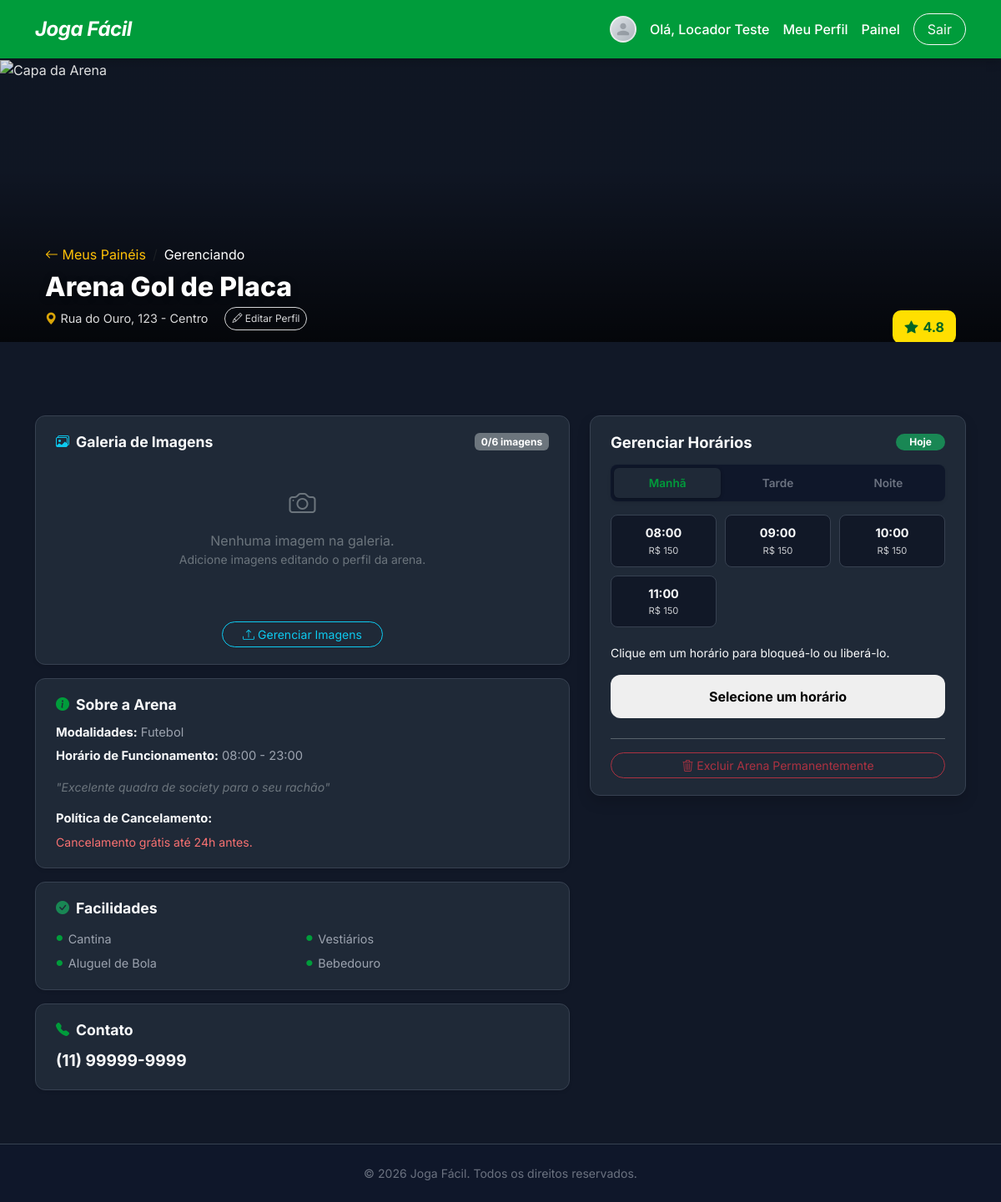
The app's page /pages/dashboardLocador.php?arena_id=1 (signed in) with its own data.
### tables this page shows
CREATE TABLE IF NOT EXISTS quadras (
    id          INT AUTO_INCREMENT PRIMARY KEY,
    nome        VARCHAR(100) NOT NULL,
    endereco    VARCHAR(255) NOT NULL,
    imagem      VARCHAR(255) DEFAULT NULL,
    locador_id  INT NOT NULL,
    cnpj        VARCHAR(14) DEFAULT NULL,
    status      ENUM('pendente', 'ativo', 'inativo', 'manutencao', 'rejeitado') NOT NULL DEFAULT 'pendente',
    descricao   TEXT DEFAULT NULL,
    facilidades TEXT DEFAULT NULL,
    modalidades VARCHAR(255) DEFAULT 'Futebol',
    funcionamento VARCHAR(100) DEFAULT '08:00 - 23:00',
    cancelamento_horas INT DEFAULT 24,
    telefone    VARCHAR(20) DEFAULT NULL,
    created_at  TIMESTAMP DEFAULT CURRENT_TIMESTAMP,
    FOREIGN KEY (locador_id) REFERENCES usuarios(id) ON DELETE CASCADE
);

### crud/readQuadras.php (called while the page is built, shortened)
<?php
function getQuadraByIdAndLocador(int $arenaId, int $locadorId): ?array {
    $pdo = getDbConnection();
    $stmt = $pdo->prepare("SELECT * FROM quadras WHERE id = :arenaId AND locador_id = :locadorId LIMIT 1");
    $stmt->execute(['arenaId' => $arenaId, 'locadorId' => $locadorId]);
    return $stmt->fetch(PDO::FETCH_ASSOC) ?: null;
}

### crud/readImagensQuadra.php (called while the page is built, shortened)
<?php
function getImagensByQuadraId(int $quadraId): array {
    $pdo = getDbConnection();
    $stmt = $pdo->prepare("SELECT * FROM quadra_imagens WHERE quadra_id = :quadraId ORDER BY ordem ASC, created_at ASC");
    $stmt->execute(['quadraId' => $quadraId]);
    return $stmt->fetchAll(PDO::FETCH_ASSOC);
}

### utils/timeSlotGenerator.php (called while the page is built)
<?php
function generateRelativeTimeSlots(string $operatingHours): array {
    $timeSlots = ['Manhã' => [], 'Tarde' => [], 'Noite' => []];
    if (!preg_match('/(\d{1,2}:\d{2})\s*-\s*(\d{1,2}:\d{2})/', $operatingHours, $matches)) {
        $startHour = 8;
        $endHour   = 22;
    } else {
        $startHour = (int)explode(':', $matches[1])[0];
        $endHour   = (int)explode(':', $matches[2])[0];
    }
    for ($hour = $startHour; $hour < $endHour; $hour++) {
        $hourLabel = sprintf('%02d:00', $hour);
        if ($hour < 12) {
            $timeSlots['Manhã'][] = $hourLabel;
        } elseif ($hour < 18) {
            $timeSlots['Tarde'][] = $hourLabel;
        } else {
            $timeSlots['Noite'][] = $hourLabel;
        }
    }
    return $timeSlots;
}

### pages/partials/locadorArenaDetail.php (the view, shortened to what this page needs)
<?php
$facilidades = json_decode($quadra['facilidades'], true) ?: [];
?>
<section class="arenaDetailHero">
    <?php
        $capaSrc = 'https://images.unsplash.com/photo-1518605368461-1ee7e1635338?q=80&w=2000';
    ?>
    <img src="<?= $capaSrc ?>" alt="Capa da Arena" class="arenaDetailHeroImg">
    <div class="arenaDetailHeroOverlay"></div>
    <div class="container position-relative h-100">
        <div class="arenaDetailHeroMeta">
            <nav aria-label="breadcrumb" class="mb-2">
                <ol class="breadcrumb mb-0">
                    <li class="breadcrumb-item"><a href="dashboardLocador.php" class="text-warning text-decoration-none"><i class="bi bi-arrow-left"></i> Meus Painéis</a></li>
                    <li class="breadcrumb-item active text-white" aria-current="page">Gerenciando</li>
                </ol>
            </nav>
            <h1 class="arenaDetailHeroName"><?= htmlspecialchars($quadra['nome']) ?></h1>
            <p class="arenaDetailHeroAddr">
                <i class="bi bi-geo-alt-fill text-warning"></i> <?= htmlspecialchars($quadra['endereco']) ?>
                <?php if (empty($isGerente)): ?>
                    <button class="btn btn-sm btn-outline-light ms-3 rounded-pill" data-bs-toggle="modal" data-bs-target="#modalEditarArena" style="font-size: 0.75rem;"><i class="bi bi-pencil"></i> Editar Perfil</button>
                <?php endif; ?>
            </p>
        </div>
        <div class="arenaDetailRating shadow-sm">
            <i class="bi bi-star-fill"></i> 4.8
        </div>
    </div>
</section>
<section class="container py-5 contentSection">
    <div class="row g-4">
        <div class="col-lg-7">
            <?php if (empty($isGerente)): ?>
            <div class="arena-image-manager shadow-sm">
                <div class="d-flex justify-content-between align-items-center mb-3">
                    <h5 class="detailInfoCardTitle m-0">
                        <i class="bi bi-images cardTitleIcon text-info"></i> Galeria de Imagens
                    </h5>
                    <span class="badge bg-secondary"><?= count($arenaImagens) ?>/6 imagens</span>
                </div>
                <?php if (empty($arenaImagens)): ?>
                    <div class="text-center py-4 text-secondary">
                        <i class="bi bi-camera" style="font-size: 2rem;"></i>
                        <p class="mt-2 mb-0">Nenhuma imagem na galeria.</p>
                        <p class="small">Adicione imagens editando o perfil da arena.</p>
                    </div>
                <?php endif; ?>
                <div class="mt-4 text-center">
                    <button class="btn btn-outline-info btn-sm rounded-pill px-4" data-bs-toggle="modal" data-bs-target="#modalEditarArena">
                        <i class="bi bi-upload"></i> Gerenciar Imagens
                    </button>
                </div>
            </div>
            <?php endif; ?>
            <div class="detailInfoCard shadow-sm">
                <h5 class="detailInfoCardTitle">
                    <i class="bi bi-info-circle-fill cardTitleIcon"></i> Sobre a Arena
                </h5>
                <div class="detailInfoRow">
                    <strong>Modalidades:</strong> <?= htmlspecialchars($quadra['modalidades'] ?? 'Não informado') ?>
                </div>
                <div class="detailInfoRow">
                    <strong>Horário de Funcionamento:</strong> <?= htmlspecialchars($quadra['funcionamento'] ?? 'Não informado') ?>
                </div>
                <?php if (!empty($quadra['descricao'])): ?>
                    <div class="detailInfoRow mt-3 text-secondary" style="font-size: 0.88rem; font-style: italic;">
                        "<?= nl2br(htmlspecialchars($quadra['descricao'])) ?>"
                    </div>
                <?php endif; ?>
                <div class="detailInfoRow mt-3">
                    <strong>Política de Cancelamento:</strong>
                </div>
                <div class="detailCancelText">
                    Cancelamento grátis até <?= htmlspecialchars($quadra['cancelamento_horas']) ?>h antes.
                </div>
            </div>
            <div class="detailInfoCard shadow-sm">
                <h5 class="detailInfoCardTitle">
                    <i class="bi bi-check-circle-fill cardTitleIcon text-success"></i> Facilidades
                </h5>
                <ul class="facilidadesList mt-3">
                    <?php if (empty($facilidades)): ?>
                        <li class="facilidadesItem">Nenhuma facilidade cadastrada</li>
                    <?php else: ?>
                        <?php foreach ($facilidades as $facilidadeItem): ?>
                            <li class="facilidadesItem"><?= htmlspecialchars($facilidadeItem) ?></li>
                        <?php endforeach; ?>
                    <?php endif; ?>
                </ul>
            </div>
            <div class="detailInfoCard shadow-sm">
                <h5 class="detailInfoCardTitle">
                    <i class="bi bi-telephone-fill cardTitleIcon"></i> Contato
                </h5>
                <div class="detailPhone">
                    <?= htmlspecialchars($quadra['telefone'] ?? 'Não informado') ?>
                </div>
            </div>
        </div>
        <div class="col-lg-5">
            <div class="bookingWidget shadow">
                <div class="d-flex justify-content-between align-items-center mb-3">
                    <h4 class="bookingWidgetTitle m-0">Gerenciar Horários</h4>
                    <span class="badge bg-success rounded-pill px-3">Hoje</span>
                </div>
                <div class="periodTabsWrapper shadow-sm">
                    <button class="periodTab active" onclick="selecionarAba('Manhã')">Manhã</button>
                    <button class="periodTab" onclick="selecionarAba('Tarde')">Tarde</button>
                    <button class="periodTab" onclick="selecionarAba('Noite')">Noite</button>
                </div>
                <div class="slotsGrid" id="slotsContainer" data-horarios='<?= json_encode($selectableTimeSlots) ?>'></div>
                <p class="small mt-2 mb-3">Clique em um horário para bloqueá-lo ou liberá-lo.</p>
                <button class="bookingConfirmBtn" id="btnSalvarEstado">Selecione um horário</button>
                <?php if (empty($isGerente)): ?>
                    <div class="mt-4 pt-3 border-top border-secondary opacity-75">
                        <button class="btn btn-sm btn-outline-danger w-100 rounded-pill" data-bs-toggle="modal" data-bs-target="#modalExcluirArena">
                            <i class="bi bi-trash3"></i> Excluir Arena Permanentemente
                        </button>
                    </div>
                <?php endif; ?>
            </div>
        </div>
    </div>
</section>

### assets/css/components/tokens.css (style rules this page uses)
:root { --verdeBandeira: #009c3b; --verdeEscuro: #006425; --amareloOuro: #FFDF00; --amareloClaro: #FFEE66; --bgMain: #111827; --bgCard: #1f2937; --bgCardBorder: #374151; --bgSection: #0f172a; --textPrimary: #f9fafb; --textSecondary: #9ca3af; --textMuted: #6b7280; --radiusSm: 8px; --radiusMd: 12px; --radiusLg: 16px; --radiusXl: 24px; --shadowCard: 0 4px 20px rgba(0, 0, 0, 0.35); --transition: all 0.25s ease; }

### assets/css/components/global.css (style rules this page uses)
*, *::before, *::after { box-sizing: border-box; }
html { font-size: 16px; }
body { font-family: 'Inter', system-ui, -apple-system, sans-serif; background-color: var(--bgMain) !important; color: var(--textPrimary) !important; display: flex; flex-direction: column; min-height: 100vh; margin: 0; }
.contentSection { margin-top: 40px; padding-bottom: 64px; }

### assets/css/components/arenaDetail.css (style rules this page uses)
.arenaDetailHero { position: relative; width: 100%; height: 340px; overflow: hidden; }
.arenaDetailHeroImg { width: 100%; height: 100%; object-fit: cover; }
.arenaDetailHeroOverlay { position: absolute; inset: 0; background: linear-gradient(to top, rgba(0, 0, 0, 0.75) 0%, rgba(0, 0, 0, 0.1) 60%); }
.arenaDetailHeroMeta { position: absolute; bottom: 24px; left: 24px; color: #fff; }
.arenaDetailHeroName { font-size: 2rem; font-weight: 800; margin: 0; text-shadow: 0 2px 8px rgba(0, 0, 0, 0.4); }
.arenaDetailHeroAddr { font-size: 0.9rem; opacity: 0.85; margin-top: 4px; display: flex; align-items: center; gap: 4px; }
.arenaDetailRating { position: absolute; bottom: 24px; right: 24px; background-color: var(--amareloOuro); color: var(--verdeEscuro); font-weight: 700; font-size: 1rem; padding: 8px 14px; border-radius: 10px; display: flex; align-items: center; gap: 6px; }
.detailInfoCard { background-color: var(--bgCard); border: 1px solid var(--bgCardBorder); border-radius: var(--radiusMd); padding: 20px 24px; margin-bottom: 16px; }
.detailInfoCardTitle { font-size: 1.1rem; font-weight: 700; color: var(--textPrimary); margin-bottom: 12px; display: flex; align-items: center; gap: 8px; }
.detailInfoCardTitle .cardTitleIcon { color: var(--verdeBandeira); font-size: 1rem; }
.detailInfoRow { font-size: 0.92rem; margin-bottom: 6px; color: var(--textSecondary); }
.detailInfoRow strong { color: var(--textPrimary); }
.detailCancelText { color: #f87171; font-size: 0.88rem; }
.facilidadesList { display: grid; grid-template-columns: 1fr 1fr; gap: 8px; list-style: none; padding: 0; margin: 0; }
.facilidadesItem { font-size: 0.9rem; color: var(--textSecondary); display: flex; align-items: center; gap: 6px; }
.facilidadesItem::before { content: '●'; color: var(--verdeBandeira); font-size: 0.6rem; }
.detailPhone { font-size: 1.2rem; font-weight: 700; color: var(--textPrimary); margin-top: 4px; }

### assets/css/components/bookingWidget.css (style rules this page uses)
.bookingWidget { background-color: var(--bgCard); border: 1px solid var(--bgCardBorder); border-radius: var(--radiusMd); padding: 20px 24px; position: sticky; top: 24px; }
.bookingWidgetTitle { font-size: 1.15rem; font-weight: 700; color: var(--textPrimary); margin-bottom: 16px; }
.periodTabsWrapper { background-color: var(--bgSection); border-radius: 8px; padding: 4px; display: flex; gap: 4px; margin-bottom: 16px; }
.periodTab { flex: 1; padding: 8px 0; font-size: 0.85rem; font-weight: 600; border: none; border-radius: 6px; cursor: pointer; transition: var(--transition); background: transparent; color: var(--textMuted); }
.periodTab.active { background-color: var(--bgCard); color: var(--verdeBandeira); box-shadow: 0 1px 4px rgba(0, 0, 0, 0.3); }
.slotsGrid { display: grid; grid-template-columns: repeat(3, 1fr); gap: 10px; margin-bottom: 20px; }
.bookingConfirmBtn { width: 100%; padding: 14px; border: none; border-radius: var(--radiusMd); font-size: 1rem; font-weight: 700; cursor: pointer; transition: var(--transition); }

### assets/css/components/quadraGaleria.css (style rules this page uses)
.arena-image-manager { background-color: var(--bgCard); border: 1px solid var(--bgCardBorder); border-radius: var(--radiusMd); padding: 20px 24px; margin-bottom: 16px; }

### records on screen
quadras: nome "Arena Gol de Placa", endereco "Rua do Ouro, 123 - Centro", modalidades "Futebol", funcionamento "08:00 - 23:00", descricao "Excelente quadra de society para o seu rachão", cancelamento_horas "24", facilidades "Cantina", facilidades "Vestiários", facilidades "Aluguel de Bola", facilidades "Bebedouro", telefone "(11) 99999-9999"

### other values on screen
$_SESSION['usuarioNome'] "Locador Teste"
count($arenaImagens) "0"
